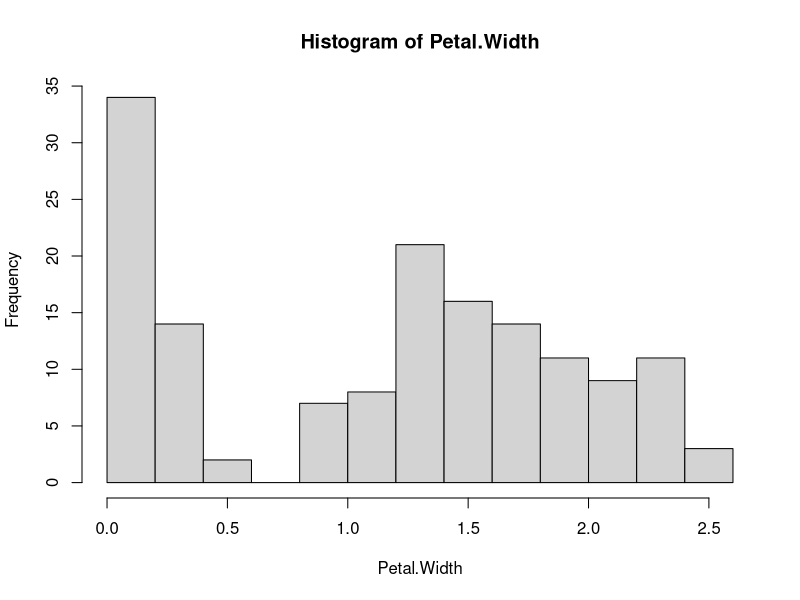
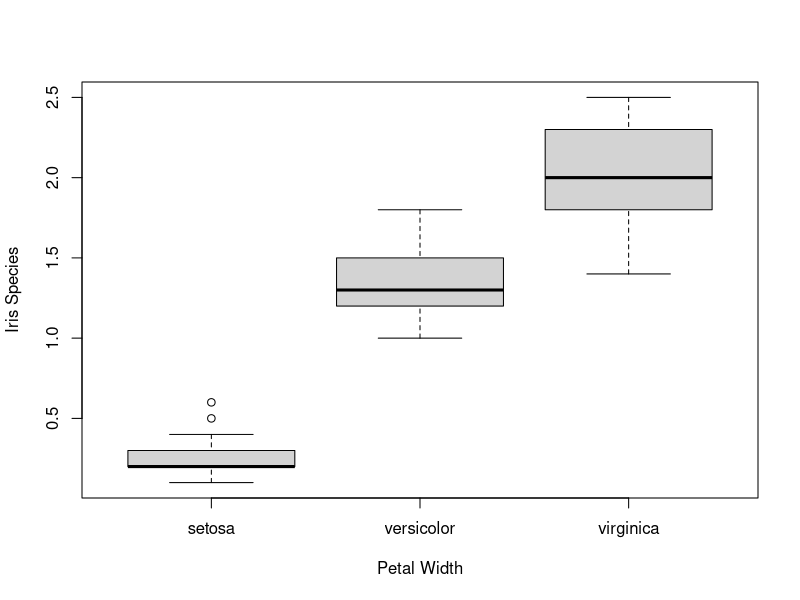
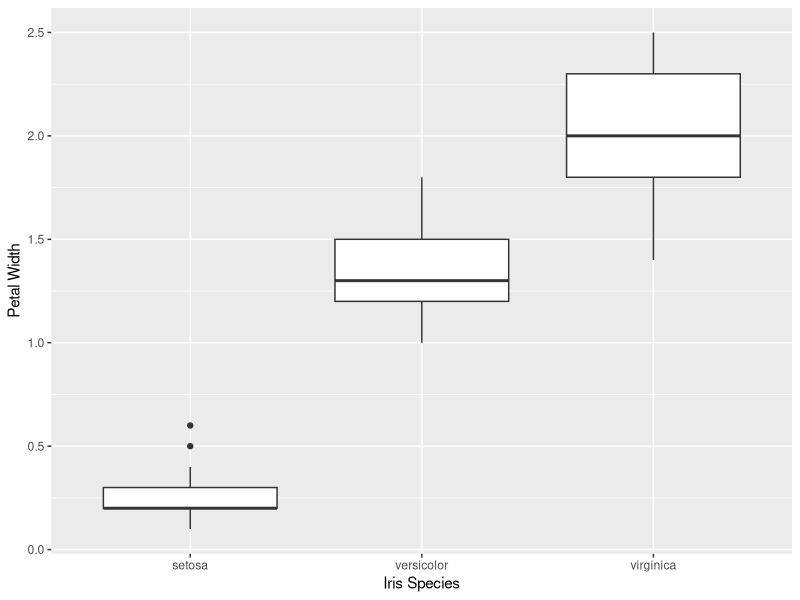
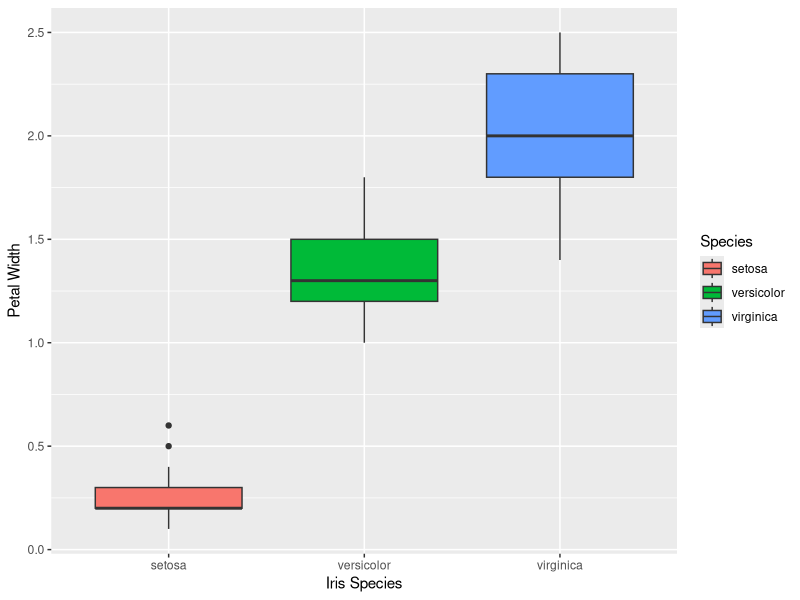
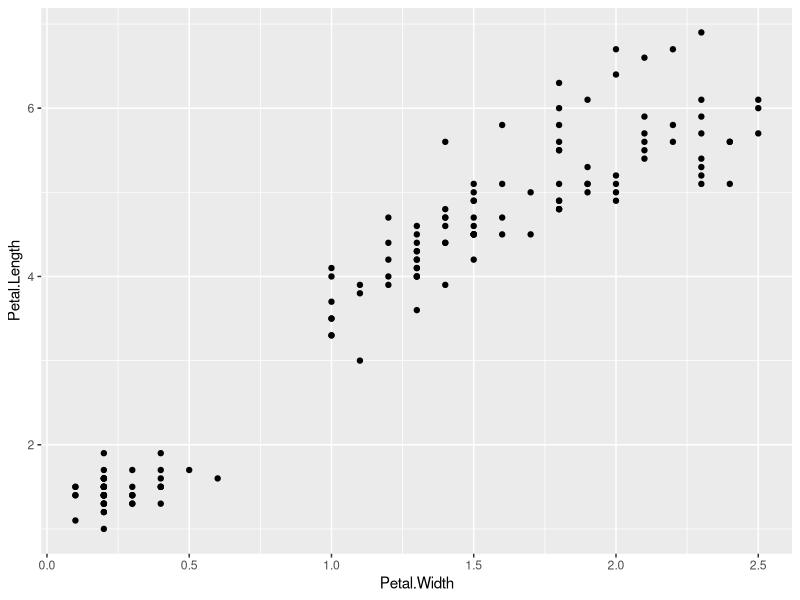
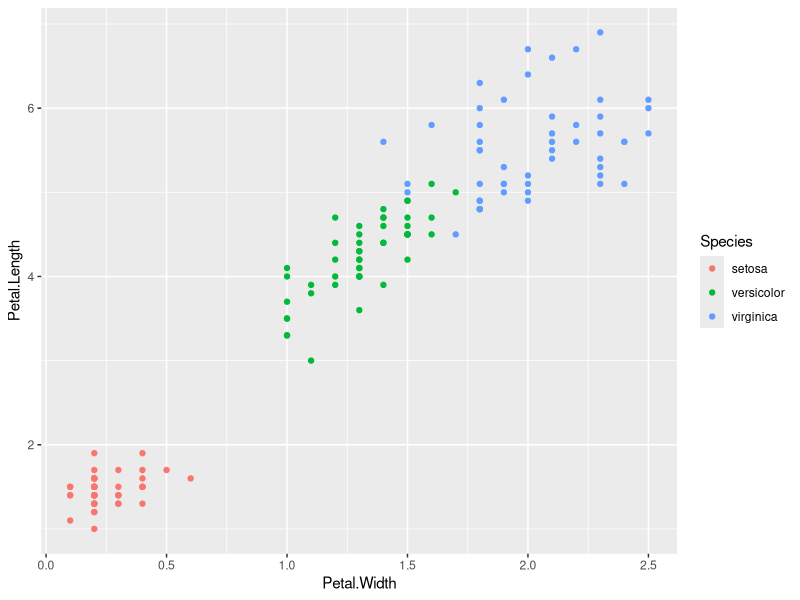
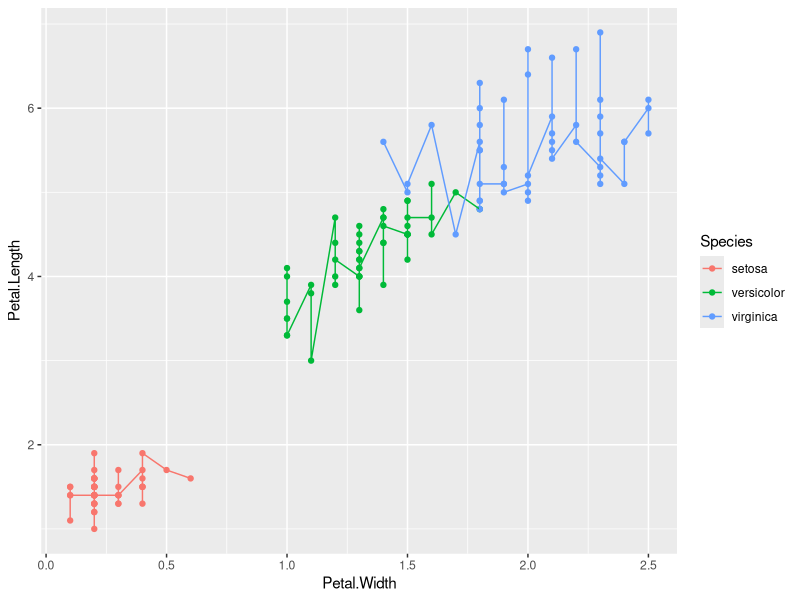
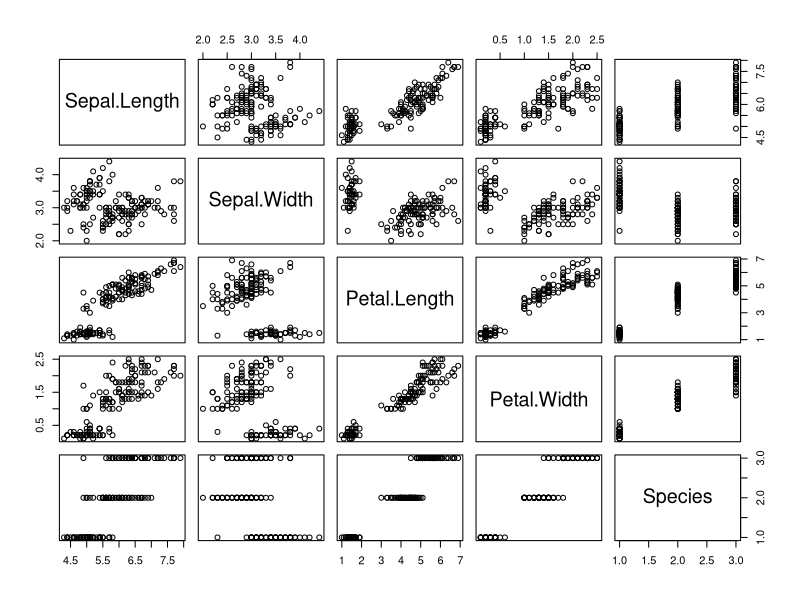

Write the R code that produced these figures, in order.
## ---- chunk 1
data("iris")
attach(iris) # We can use attach for data we don't have to use $ to access parts of the data. For instance, instead of having to type iris$Petal.Width, we simply type Petal.Width.
## ---- chunk 2
nrow(iris) # 150 total rows of iris data
ncol(iris) # 5 columns of iris data 
## ---- chunk 3
head(iris)
## ---- chunk 4
tail(iris)
## ---- chunk 5
summary(iris)
## ---- chunk 6
hist(Petal.Width)
## ---- chunk 7
boxplot(Petal.Width~Species, xlab ="Petal Width", ylab = "Iris Species")
## ---- chunk 8
library(ggplot2)
ggplot(iris, mapping = aes(x = Species, y = Petal.Width)) + geom_boxplot() + labs(x = "Iris Species", y = "Petal Width")
## ---- chunk 9
library(ggplot2)
ggplot(iris, mapping = aes(x = Species, y = Petal.Width)) + geom_boxplot(aes(fill=Species)) + labs(x = "Iris Species", y = "Petal Width")
## ---- chunk 10
ggplot(iris, aes(x = Petal.Width, y = Petal.Length)) + geom_point()
## ---- chunk 11
ggplot(iris, aes(x = Petal.Width, y = Petal.Length, color = Species)) + geom_point()
## ---- chunk 12
ggplot(iris, aes(x = Petal.Width, y = Petal.Length, color = Species)) + geom_point() + geom_line()
## ---- chunk 13
pairs(iris)
## ---- chunk 14
fit <- lm(Petal.Width ~ Petal.Length + Sepal.Length + Sepal.Width)
summary(fit)
